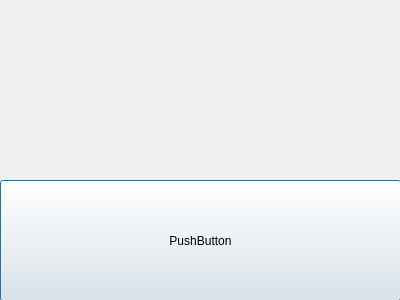
<?xml version="1.0" encoding="UTF-8"?>
<ui version="4.0">
 <class>Dialog</class>
 <widget class="QDialog" name="Dialog">
  <property name="geometry">
   <rect>
    <x>0</x>
    <y>0</y>
    <width>400</width>
    <height>300</height>
   </rect>
  </property>
  <property name="windowTitle">
   <string>Dialog</string>
  </property>
  <widget class="QPushButton" name="pushButton">
   <property name="geometry">
    <rect>
     <x>0</x>
     <y>180</y>
     <width>401</width>
     <height>121</height>
    </rect>
   </property>
   <property name="text">
    <string>PushButton</string>
   </property>
  </widget>
  <widget class="QLabel" name="label">
   <property name="geometry">
    <rect>
     <x>0</x>
     <y>0</y>
     <width>391</width>
     <height>171</height>
    </rect>
   </property>
   <property name="text">
    <string/>
   </property>
  </widget>
 </widget>
 <resources/>
 <connections/>
</ui>
